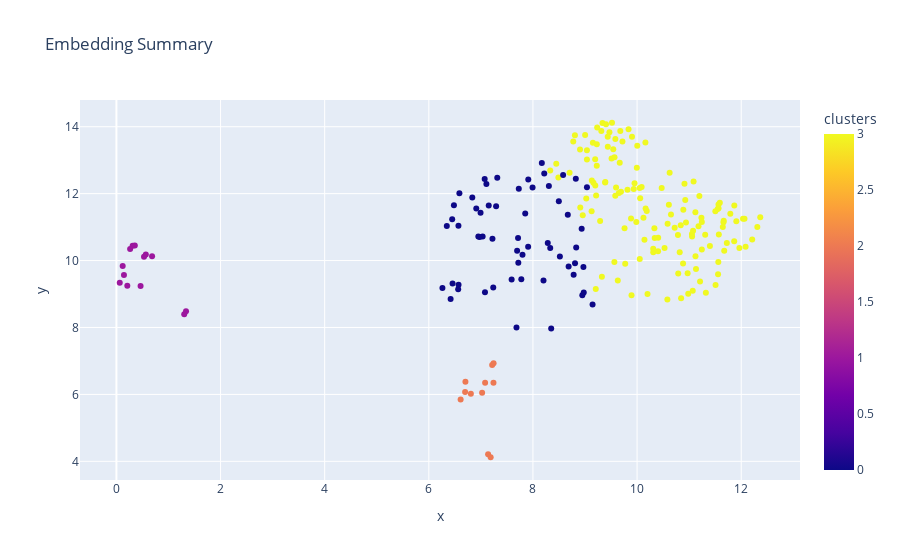

The notebook cell saved with this chart:
### Code cell
df_for_kmeans = data_visualization.get_df_for_plot(low_dim_embeddings_umap, labels, date_labels, k_means.labels_)
filtered_df = data_visualization.filter_df(df_for_kmeans, DAYS)
fig_kmeans, dff = data_visualization.embedding_scatter_plot(filtered_df)
fig_kmeans.show()

### Figure 1 — Plotly figure (JSON) as saved in the notebook; plotly's stock layout.template omitted (floating-point values rounded to 4 significant figures; data arrays with more than 128 entries replaced by an {"elided": "..."} marker saying what was removed)
{"data": [{"customdata": {"elided": "220x2 str values"}, "hovertemplate": "<b>%{hovertext}</b><br><br>x=%{x}<br>y=%{y}<br>ID=%{customdata[0]}<br>date=%{customdata[1]}<br>clusters=%{marker.color}<extra></extra>", "hovertext": {"elided": "220 str values"}, "legendgroup": "", "marker": {"color": {"elided": "220 int values"}, "coloraxis": "coloraxis", "symbol": "circle"}, "mode": "markers", "name": "", "orientation": "v", "showlegend": false, "type": "scatter", "x": {"elided": "220 float values"}, "xaxis": "x", "y": {"elided": "220 float values"}, "yaxis": "y"}], "layout": {"coloraxis": {"colorbar": {"title": {"text": "clusters"}}, "colorscale": [[0, "#0d0887"], [0.1111, "#46039f"], [0.2222, "#7201a8"], [0.3333, "#9c179e"], [0.4444, "#bd3786"], [0.5556, "#d8576b"], [0.6667, "#ed7953"], [0.7778, "#fb9f3a"], [0.8889, "#fdca26"], [1, "#f0f921"]]}, "legend": {"tracegroupgap": 0}, "title": {"text": "Embedding Summary"}, "xaxis": {"anchor": "y", "domain": [0, 1], "title": {"text": "x"}}, "yaxis": {"anchor": "x", "domain": [0, 1], "title": {"text": "y"}}}}
